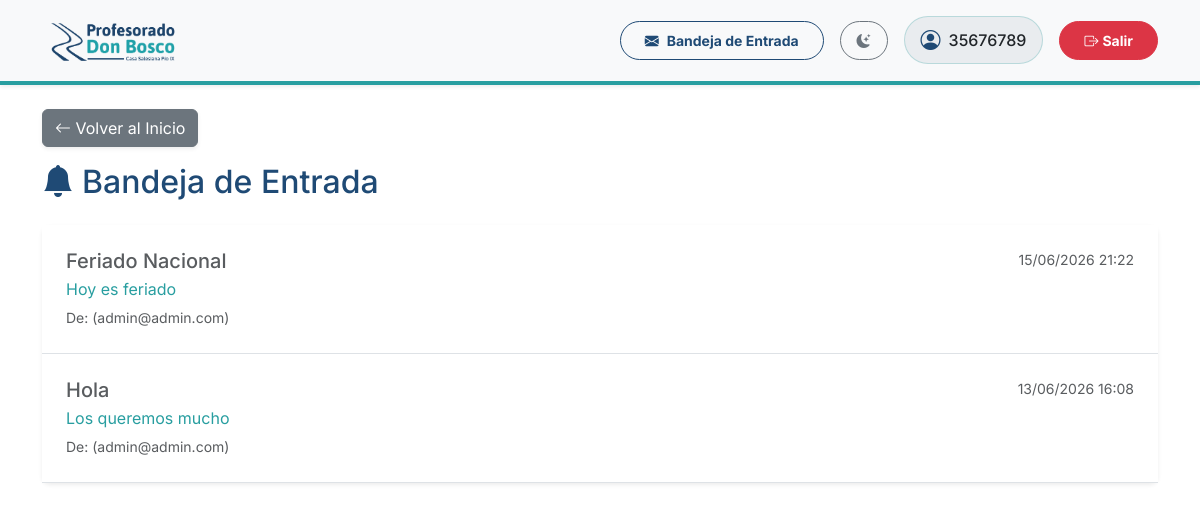
The app's page /comunicaciones/inbox/ (signed in) with its own data.
### gestion/models.py (models this page shows, shortened)
class Notificacion(models.Model):
    usuario = models.ForeignKey(User, on_delete=models.CASCADE, related_name='notificaciones')
    comunicado = models.ForeignKey(Comunicado, on_delete=models.CASCADE, related_name='notificaciones_individuales')
    leida = models.BooleanField(default=False)
    fecha_lectura = models.DateTimeField(null=True, blank=True)
    class Meta:
        unique_together = ['usuario', 'comunicado']

class Comunicado(models.Model):
    DESTINATARIOS_CHOICES = [
        ('TODOS', 'Toda la Institución'),
        ('DOCENTES', 'Todos los Docentes'),
        ('DOCENTES_CARRERA', 'Docentes por Carrera'),
        ('ALUMNOS', 'Todos los Alumnos'),
        ('ALUMNOS_CARRERA', 'Alumnos por Carrera'),
        ('COMISION', 'Alumnos de una Comisión Específica'),
    ]
    titulo = models.CharField('Título', max_length=200)
    mensaje = models.TextField('Mensaje')
    fecha_creacion = models.DateTimeField('Fecha de Creación', auto_now_add=True)
    autor = models.ForeignKey(User, on_delete=models.CASCADE, related_name='comunicados_enviados')
    tipo_destinatario = models.CharField('Destinatarios', max_length=20, choices=DESTINATARIOS_CHOICES)
    plan_estudio = models.ForeignKey(PlanDeEstudio, on_delete=models.CASCADE, null=True, blank=True, help_text="Requerido si se envía por carrera")
    comision = models.ForeignKey(Comision, on_delete=models.CASCADE, null=True, blank=True, help_text="Requerido si se envía a una comisión")

### gestion/views.py (the view)
# urls.py: path('comunicaciones/inbox/', mis_notificaciones, name='mis_notificaciones'),
@login_required
def mis_notificaciones(request):
    from .models import Notificacion
    notificaciones = Notificacion.objects.filter(usuario=request.user).order_by('-comunicado__fecha_creacion')
    return render(request, 'gestion/comunicaciones/inbox.html', {
        'notificaciones': notificaciones
    })

### gestion/context_processors.py (called while the page is built)
def notificaciones_context(request):
    if request.user.is_authenticated:
        from gestion.models import Notificacion
        unread_count = Notificacion.objects.filter(usuario=request.user, leida=False).count()
        return {'unread_notifications_count': unread_count}
    return {'unread_notifications_count': 0}

### gestion/templates/gestion/comunicaciones/inbox.html (shortened to what this page needs)
{% extends 'base.html' %}
{% block back_button %}
<a href="{% url 'dashboard' %}" class="btn btn-secondary shadow-sm">
    <i class="bi bi-arrow-left"></i> Volver al Inicio
</a>
{% endblock %}
{% block content %}
<div class="row mb-4">
    <div class="col-12 d-flex justify-content-between align-items-center">
        <h2 class="text-primary mb-0"><i class="bi bi-bell-fill me-2"></i>Bandeja de Entrada</h2>
    </div>
</div>
<div class="card shadow-sm border-0 rounded-3">
    <div class="card-body p-0">
        <div class="list-group list-group-flush">
            {% for noti in notificaciones %}
            <a href="{% url 'leer_notificacion' noti.id %}" class="list-group-item list-group-item-action p-4 border-bottom {% if not noti.leida %}bg-light border-start border-4 border-primary{% endif %}">
                <div class="d-flex w-100 justify-content-between">
                    <h5 class="mb-1 {% if not noti.leida %}fw-bold text-dark{% else %}text-muted{% endif %}">
                        {{ noti.comunicado.titulo }}
                    </h5>
                    <small class="text-muted">{{ noti.comunicado.fecha_creacion|date:"d/m/Y H:i" }}</small>
                </div>
                <p class="mb-1 text-truncate text-secondary" style="max-width: 80%;">
                    {{ noti.comunicado.mensaje }}
                </p>
                <small class="text-muted">De: {{ noti.comunicado.autor.first_name }} {{ noti.comunicado.autor.last_name }} ({{ noti.comunicado.autor.username }})</small>
            </a>
            {% empty %}
            <div class="p-5 text-center text-muted">
                <i class="bi bi-envelope-open display-1 mb-3"></i>
                <p class="lead">No tienes nuevas notificaciones.</p>
            </div>
            {% endfor %}
        </div>
    </div>
</div>
{% endblock %}

### gestion/templates/base.html (shortened to what this page needs)
<!DOCTYPE html>
{% load static %}
<html lang="es" data-bs-theme="light">
<head>
    <link href="https://cdn.jsdelivr.net/npm/bootstrap@5.3.2/dist/css/bootstrap.min.css" rel="stylesheet">
    <link rel="stylesheet" href="https://cdn.jsdelivr.net/npm/bootstrap-icons@1.11.1/font/bootstrap-icons.css">
</head>
<body class="bg-body">
    <nav class="navbar navbar-expand-lg bg-body-tertiary navbar-custom mb-4 shadow-sm py-2">
        <div class="container">
            <a class="navbar-brand d-flex align-items-center" href="{% url 'dashboard' %}">
                <img id="main-logo" src="{% static 'img/logo.png' %}"
                     data-light-src="{% static 'img/logo.png' %}"
                     data-dark-src="{% static 'img/logo2.png' %}"
                     alt="Profesorado Don Bosco Pío IX"
                     onerror="this.src='https://placehold.co/300x80/ffffff/1F4A75?text=Profesorado+Don+Bosco&font=montserrat'">
            </a>
            <div class="collapse navbar-collapse" id="topNavbar">
                <div class="navbar-nav ms-auto d-flex flex-column flex-lg-row align-items-lg-center mt-3 mt-lg-0 gap-3">
                    <a href="{% url 'mis_notificaciones' %}" class="btn btn-outline-primary btn-sm fw-bold rounded-pill px-4 py-2 position-relative d-flex align-items-center justify-content-center">
                        <i class="bi bi-envelope-fill me-2"></i>Bandeja de Entrada
                    </a>
                    <button class="btn btn-outline-secondary btn-sm rounded-pill px-3 py-2 d-flex align-items-center justify-content-center" id="theme-toggle" title="Cambiar tema">
                        <i class="bi bi-moon-stars-fill theme-icon-active"></i>
                    </button>
                    <div class="d-flex align-items-center bg-body-secondary border border-secondary border-opacity-25 rounded-pill px-3 py-2 justify-content-center text-body">
                        <i class="bi bi-person-circle fs-5 me-2 text-primary"></i>
                        <span class="fw-medium">{{ user.username }}</span>
                    </div>
                    <form action="{% url 'logout' %}" method="post" class="d-flex justify-content-center m-0">
                        <button type="submit" class="btn btn-danger btn-sm fw-bold rounded-pill px-4 py-2 w-100 w-lg-auto">
                            <i class="bi bi-box-arrow-right me-1"></i>Salir
                        </button>
                    </form>
                </div>
            </div>
        </div>
    </nav>
    <div class="container mb-3">
        {% block back_button %}
        {% endblock %}
    </div>
    <div class="container">
        {% block content %}
        {% endblock %}
    </div>
</body>
</html>

### gestion/templates/base.html (style rules this page uses)
:root { --bs-primary: #1F4A75; --bs-primary-rgb: 31, 74, 117; --bs-secondary: #289EA0; --bs-secondary-rgb: 40, 158, 160; --bs-info: #289EA0; --bs-info-rgb: 40, 158, 160; --bg-color: #F8FAFC; }
body { font-family: 'Inter', sans-serif; }
.text-primary { color: var(--bs-primary) !important; }
.btn-outline-primary { color: var(--bs-primary); border-color: var(--bs-primary); }
.navbar-brand img { max-height: 55px; object-fit: contain; }
.navbar-custom { border-bottom: 4px solid var(--bs-secondary); }
.theme-icon-active { display: inline-block; transition: transform 0.2s; }

### records on screen
Notificacion: comunicado.titulo "Feriado Nacional", comunicado.fecha_creacion "15/06/2026 21:22", comunicado.mensaje "Hoy es feriado", comunicado.autor.username "admin@admin.com"
Notificacion: comunicado.titulo "Hola", comunicado.fecha_creacion "13/06/2026 16:08", comunicado.mensaje "Los queremos mucho", comunicado.autor.username "admin@admin.com"

### other values on screen
{{ user.username }} "35676789"
